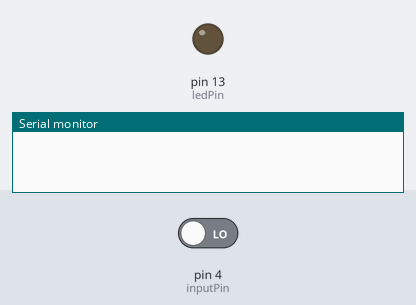
Bench run of a sketch on a simulated Arduino Uno, built with avr-gcc and run on an emulated ATmega328P. Parts: output pins drawn as LEDs (lit = HIGH), the last lines printed to the serial monitor. Inputs (shaded band) come from the test bench; at power-on: pin 4 (inputPin) LOW.

Above: at 1.2 s.
1.3 s: pin 4 (inputPin) driven HIGH
At 2.4 s:
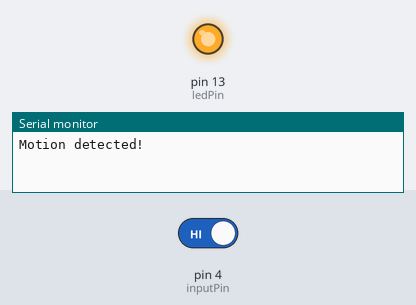
Timing chart, 0 to 4.3 s (numbered marks = the images above; inputs shaded):
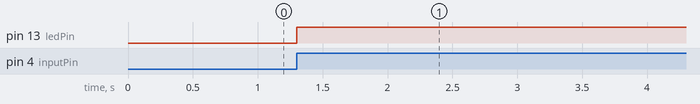

The sketch:

RCWL-0516.ino
```cpp
int ledPin = 13;                // choose the pin for the LED
int inputPin = 4;               // choose the input pin (for Radar sensor)
int motionState = LOW;          // we start, assuming no motion detected
int val = 0;                    // variable for reading the pin status

void setup() {
  pinMode(ledPin, OUTPUT);      // declare LED as output
  pinMode(inputPin, INPUT);     // declare sensor as input

  Serial.begin(115200);
}

void loop() {
  val = digitalRead(inputPin);  // read input value

  if (val == HIGH) {  // check if the input is HIGH
    digitalWrite(ledPin, HIGH);  // turn LED ON

    if (motionState == LOW) {
      Serial.println("Motion detected!"); // print on output change
      motionState = HIGH;
    }

    delay(5000);
    digitalWrite(ledPin, LOW); // turn LED OFF
    motionState = LOW;
  }
}
```

Measured:
- after the input at 1.3 s, pin 13 (ledPin): LOW → HIGH at once
